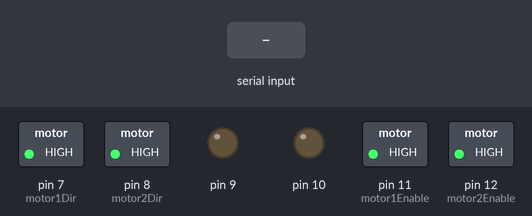
This sketch was run on a simulated Arduino Uno, built with avr-gcc and run on an emulated ATmega328P. Shown: switched loads named in the sketch (green lamp = pin HIGH), output pins drawn as LEDs (lit = HIGH). The inputs (shaded band) are chosen by the test bench. What the sketch prints to the serial monitor is not drawn.

Above: at 1.2 s.
1.3 s: "f" received over Serial
At 1.8 s:
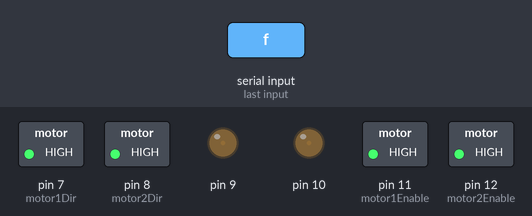
2.8 s: "r" received over Serial
At 4.0 s:
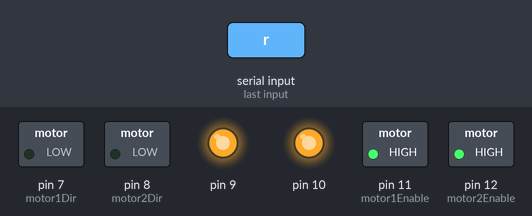
4.3 s: "s" received over Serial
At 5.2 s:
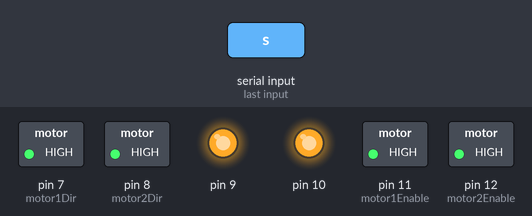
Timing chart, 0 to 7.3 s (numbered marks = the images above; inputs shaded):
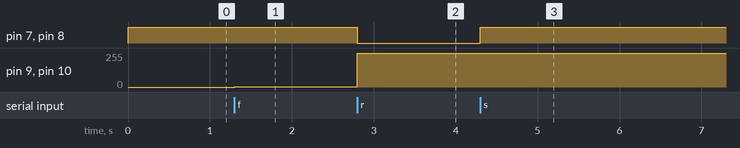

The sketch:

line_follower_test.pde
```cpp
// Arduino Language Reference
// http://arduino.cc/en/Reference/HomePage

#define motor1Dir 7
#define motor2Dir 8
#define motor1PWM 9
#define motor2PWM 10
#define motor1Enable 11
#define motor2Enable 12

#include <avr/interrupt.h>


void setMotorVel(int dirPin, int pwmPin, int velocity){
  if (velocity >= 255) velocity = 255;
  if (velocity <= -255) velocity = -255;

  if (velocity == 0)
  {
    digitalWrite(dirPin, HIGH);
    digitalWrite(pwmPin, HIGH);
  }
  else if(velocity <0){  // Reverse
    digitalWrite(dirPin, HIGH);
    analogWrite(pwmPin, 255+velocity);
  }
  else if(velocity >0){ // Forward
    digitalWrite(dirPin,LOW);
    analogWrite(pwmPin, velocity);
  }
}


void setLeftMotorSpeed(int velocity)
{
  setMotorVel(motor1Dir, motor1PWM, -velocity);

}

void setRightMotorSpeed(int velocity){
  setMotorVel(motor2Dir, motor2PWM, -velocity);
}

void initMotorDriver()
{
  pinMode(motor1Dir, OUTPUT);
  pinMode(motor2Dir, OUTPUT);

  pinMode(motor1Enable, OUTPUT);
  pinMode(motor2Enable, OUTPUT);
  digitalWrite(motor1Enable,HIGH);
  digitalWrite(motor2Enable,HIGH);
  setLeftMotorSpeed(0); // make sure the motors are stopped
  setRightMotorSpeed(0);
}


#include <stdio.h>


int testSensor(int sensor){
      char msg[30];
      //grab adc value
      int val = analogRead(sensor);
 	sprintf(msg, "Reading Sensor %d : %d \n", sensor, val);
      Serial.print(msg);
     return val;
}


void goForward()
{
  setLeftMotorSpeed(255);
  setRightMotorSpeed(255);
}

void goRight()
{
  setLeftMotorSpeed(255);
  setRightMotorSpeed(-255);
}

void goLeft()
{
  setLeftMotorSpeed(-255);
  setRightMotorSpeed(255);
}


void setup(){
  Serial.begin(115200); //Set the buad rate for the serial com.

  // prints title with ending line break
  Serial.println("Line Sensor boar Sensor test");
  initMotorDriver();


}

void loop(){
  char c;
  int adcVal;

  c = Serial.read();

  switch(c){
    case '0':
      testSensor(0);
      break;
    case '1':
      testSensor(1);
      break;
     case '2':
      testSensor(2);
      break;
     case '3':
      testSensor(3);
      break;
    case '4':
      testSensor(4);
      break;
    case '5':
      testSensor(5);
      break;
    case 'f' :
      setLeftMotorSpeed(254);
      setRightMotorSpeed(254);
      break;
    case 'r':
      setLeftMotorSpeed(-254);
      setRightMotorSpeed(-254);
      break;
    case 's':
      setLeftMotorSpeed(0);
      setRightMotorSpeed(0);
      break;

  }
}
```

Measured:
- after the input at 1.3 s, pin 9, pin 10: 0/255 → 1/255 at once
- after the input at 2.8 s, pin 7 (motor1Dir), pin 8 (motor2Dir): HIGH → LOW at once; pin 9, pin 10: 1/255 → 254/255 at once
- after the input at 4.3 s, pin 7 (motor1Dir), pin 8 (motor2Dir): LOW → HIGH at once; pin 9, pin 10: 254/255 → 255/255 at once
